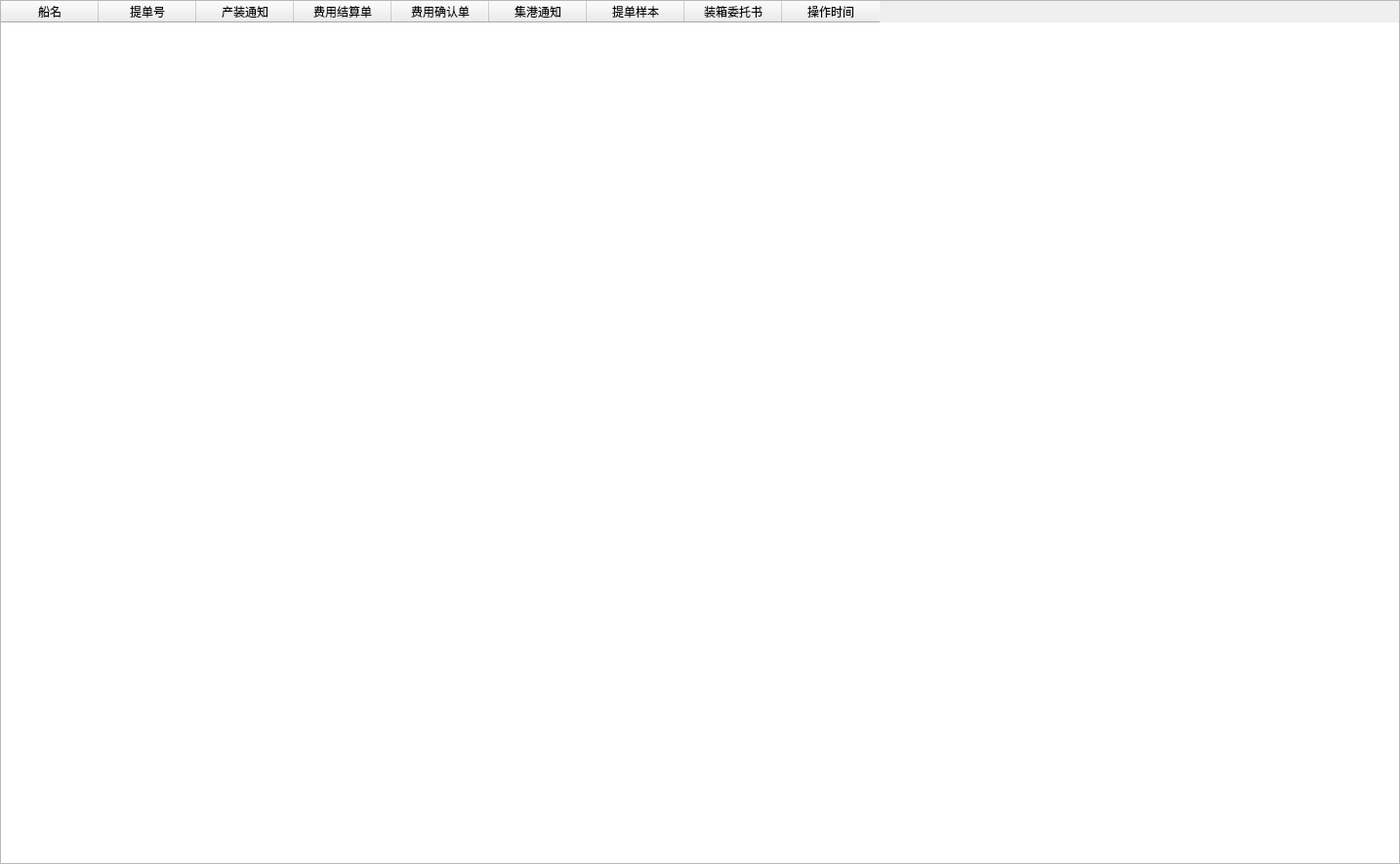
<?xml version="1.0" encoding="UTF-8"?>
<ui version="4.0">
 <class>Form</class>
 <widget class="QWidget" name="Form">
  <property name="geometry">
   <rect>
    <x>0</x>
    <y>0</y>
    <width>1434</width>
    <height>885</height>
   </rect>
  </property>
  <property name="windowTitle">
   <string>Form</string>
  </property>
  <layout class="QHBoxLayout" name="horizontalLayout">
   <property name="spacing">
    <number>0</number>
   </property>
   <property name="leftMargin">
    <number>0</number>
   </property>
   <property name="topMargin">
    <number>0</number>
   </property>
   <property name="rightMargin">
    <number>0</number>
   </property>
   <property name="bottomMargin">
    <number>0</number>
   </property>
   <item>
    <widget class="QTableWidget" name="tableWidget">
     <property name="font">
      <font>
       <family>微软雅黑</family>
      </font>
     </property>
     <column>
      <property name="text">
       <string>船名</string>
      </property>
     </column>
     <column>
      <property name="text">
       <string>提单号</string>
      </property>
     </column>
     <column>
      <property name="text">
       <string>产装通知</string>
      </property>
     </column>
     <column>
      <property name="text">
       <string>费用结算单</string>
      </property>
     </column>
     <column>
      <property name="text">
       <string>费用确认单</string>
      </property>
     </column>
     <column>
      <property name="text">
       <string>集港通知</string>
      </property>
     </column>
     <column>
      <property name="text">
       <string>提单样本</string>
      </property>
     </column>
     <column>
      <property name="text">
       <string>装箱委托书</string>
      </property>
     </column>
     <column>
      <property name="text">
       <string>操作时间</string>
      </property>
     </column>
    </widget>
   </item>
  </layout>
 </widget>
 <resources/>
 <connections/>
</ui>
